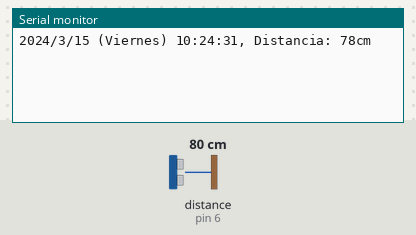
Bench run of a sketch on a simulated Arduino Uno, built with avr-gcc and run on an emulated ATmega328P. Parts: the last lines printed to the serial monitor. Wiring (inferred from the names in the program): ultrasonic range finder: trigger pin 2; echo pin 6. The test bench sets the inputs (shaded band); at power-on: distance to the obstacle (sensor on pin 6) 80 cm. The echo pulse lasts 58.3 µs per cm; the local clock reads 2024-03-15 10:24:30 at power-on unless the sketch sets it.

Above: at 2.2 s.
2.3 s: distance to the obstacle (sensor on pin 6) set to 2 cm
At 5.1 s:
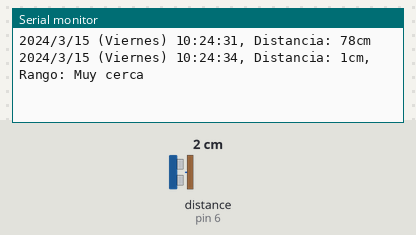
8.5 s: distance to the obstacle (sensor on pin 6) set to 9 cm
At 11.2 s:
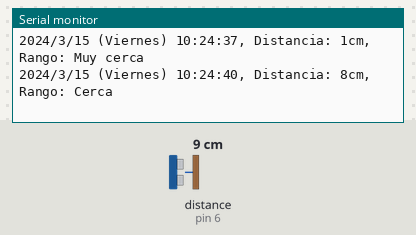
14.5 s: distance to the obstacle (sensor on pin 6) set to 18 cm
At 17.3 s:
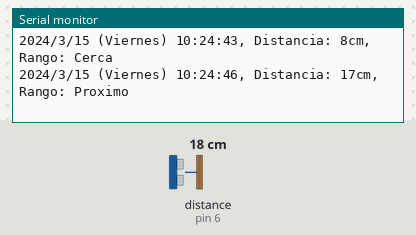
Timing chart, 0 to 18.8 s (numbered marks = the images above; inputs shaded):
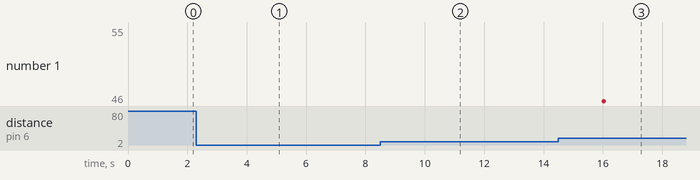

Measured:
- after the input at 2.3 s, the serial monitor: prints a new line after 1.7 s (image 1)
- after the input at 8.5 s, the serial monitor: prints a new line after 1.5 s (image 2)
- after the input at 14.5 s, the serial monitor: prints a new line after 1.5 s (image 3)

The sketch:

TP5EJ2.ino
```cpp
/* 2. Utilizando un reloj RTC, cree un datalog para mostrar por consola los datos de fecha, hora,
 medida de distancia en cm y su correspondiente escala, utilizada en el ejercicio 7 de la guía 3.*/

#include <Wire.h>
#include "RTClib.h"

// RTC_DS1307 rtc;
RTC_DS3231 rtc;

String daysOfTheWeek[7] = { "Domingo", "Lunes", "Martes", "Miercoles", "Jueves", "Viernes", "Sabado" };
String monthsNames[12] = { "Enero", "Febrero", "Marzo", "Abril", "Mayo",  "Junio", "Julio","Agosto","Septiembre","Octubre","Noviembre","Diciembre" };

void setup() {
   Serial.begin(9600);
   pinMode(6, INPUT); //echo
   pinMode(2, OUTPUT); //trig
   delay(1000);
   // Comprobamos si tenemos el RTC conectado
   if (!rtc.begin()) {
      Serial.println(F("No hay un módulo RTC"));
      while (1);
   }
   // Si se ha perdido la corriente, fijar fecha y hora
   if (rtc.lostPower()) {
      // Fijar a fecha y hora de compilacion
      rtc.adjust(DateTime(F(__DATE__), F(__TIME__)));

      // Fijar a fecha y hora específica
      rtc.adjust(DateTime(2019, 6, 4, 17, 33, 0));
   }
}

void loop() {
   digitalWrite(2, LOW);
   delayMicroseconds(100);
   digitalWrite(2, HIGH);
   delayMicroseconds(200);
   digitalWrite(2, LOW);

   int duration = pulseIn(6, HIGH);
   int cm= duration*0.034/2;

   DateTime now = rtc.now();
   mostrarFecha(now);
   mostrarDistancia(cm);
   delay(3000);
}

void mostrarFecha(DateTime date){
   Serial.print(date.year(), DEC);
   Serial.print('/');
   Serial.print(date.month(), DEC);
   Serial.print('/');
   Serial.print(date.day(), DEC);
   Serial.print(" (");
   Serial.print(daysOfTheWeek[date.dayOfTheWeek()]);
   Serial.print(") ");
   Serial.print(date.hour(), DEC);
   Serial.print(':');
   Serial.print(date.minute(), DEC);
   Serial.print(':');
   Serial.print(date.second(), DEC);
}

void mostrarDistancia(int cm){
    if (cm<=5){
      Serial.print(", Distancia: ");
      Serial.print(cm);
      Serial.println("cm, Rango: Muy cerca");
    }
    else if((cm>5)&&(cm<=10)){
      Serial.print(", Distancia: ");
      Serial.print(cm);
      Serial.println("cm, Rango: Cerca");
    }
    else if ((cm>10)&&(cm<=25)){
      Serial.print(", Distancia: ");
      Serial.print(cm);
      Serial.println("cm, Rango: Proximo");
    }
    else{
      Serial.print(", Distancia: ");
      Serial.print(cm);
      Serial.println("cm");
    }
}
```
